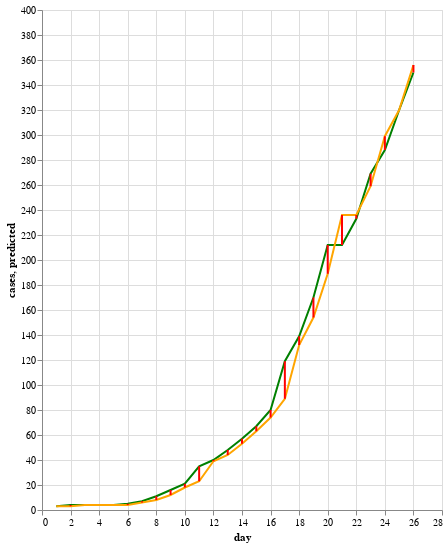

Notebook cell for this chart:
### Code cell
alt.Chart(paired).mark_line(color='green').encode(
    x='day',
    y='cases'
) + alt.Chart(paired).mark_line(color='orange').encode(
    x='day',
    y='predicted'
) + alt.Chart(paired).mark_bar(color='red', width=2).encode(
    x='day',
    y='cases',
    y2='predicted'
).properties(width=400, height=500)

### Figure 1 — Vega-Lite specification as saved in the notebook (floating-point values rounded to 4 significant figures)
{"config": {"view": {"continuousWidth": 400, "continuousHeight": 300}}, "layer": [{"mark": {"type": "line", "color": "green"}, "encoding": {"x": {"type": "quantitative", "field": "day"}, "y": {"type": "quantitative", "field": "cases"}}}, {"mark": {"type": "line", "color": "orange"}, "encoding": {"x": {"type": "quantitative", "field": "day"}, "y": {"type": "quantitative", "field": "predicted"}}}, {"mark": {"type": "bar", "color": "red", "width": 2}, "encoding": {"x": {"type": "quantitative", "field": "day"}, "y": {"type": "quantitative", "field": "cases"}, "y2": {"field": "predicted"}}, "height": 500, "width": 400}], "data": {"name": "data-9245c52685f9aea73cbf2324e086293f"}, "$schema": "https://vega.github.io/schema/vega-lite/v4.0.2.json", "datasets": {"data-9245c52685f9aea73cbf2324e086293f": [{"day": 1, "cases": 3, "factor": 0, "new": 0, "percent": 3.0, "predicted": 3, "errors": 0}, {"day": 2, "cases": 4, "factor": 0, "new": 0, "percent": 4.0, "predicted": 3, "errors": 1}, {"day": 3, "cases": 4, "factor": 0, "new": 0, "percent": 4.0, "predicted": 4, "errors": 0}, {"day": 4, "cases": 4, "factor": 0, "new": 0, "percent": 4.0, "predicted": 4, "errors": 0}, {"day": 5, "cases": 4, "factor": 0, "new": 0, "percent": 4.0, "predicted": 4, "errors": 0}, {"day": 6, "cases": 5, "factor": 0, "new": 0, "percent": 5.0, "predicted": 4, "errors": 1}, {"day": 7, "cases": 7, "factor": 0, "new": 0, "percent": 7.0, "predicted": 6, "errors": 1}, {"day": 8, "cases": 11, "factor": 0, "new": 0, "percent": 11.0, "predicted": 8, "errors": 3}, {"day": 9, "cases": 16, "factor": 0, "new": 0, "percent": 16.0, "predicted": 12, "errors": 4}, {"day": 10, "cases": 21, "factor": 0, "new": 0, "percent": 21.0, "predicted": 18, "errors": 3}, {"day": 11, "cases": 35, "factor": 0, "new": 0, "percent": 35.0, "predicted": 23, "errors": 12}, {"day": 12, "cases": 40, "factor": 518, "new": 518, "percent": 0.07707, "predicted": 39, "errors": 1}, {"day": 13, "cases": 48, "factor": 625, "new": 107, "percent": 0.07668, "predicted": 44, "errors": 4}, {"day": 14, "cases": 57, "factor": 738, "new": 113, "percent": 0.07713, "predicted": 53, "errors": 4}, {"day": 15, "cases": 67, "factor": 893, "new": 155, "percent": 0.07494, "predicted": 63, "errors": 4}, {"day": 16, "cases": 80, "factor": 1039, "new": 146, "percent": 0.07692, "predicted": 74, "errors": 6}, {"day": 17, "cases": 119, "factor": 1368, "new": 329, "percent": 0.08692, "predicted": 89, "errors": 30}, {"day": 18, "cases": 139, "factor": 1665, "new": 297, "percent": 0.08343, "predicted": 132, "errors": 7}, {"day": 19, "cases": 170, "factor": 2007, "new": 342, "percent": 0.08466, "predicted": 154, "errors": 16}, {"day": 20, "cases": 212, "factor": 2322, "new": 315, "percent": 0.09126, "predicted": 189, "errors": 23}, {"day": 21, "cases": 212, "factor": 2766, "new": 444, "percent": 0.07662, "predicted": 236, "errors": -24}, {"day": 22, "cases": 233, "factor": 3342, "new": 576, "percent": 0.0697, "predicted": 236, "errors": -3}, {"day": 23, "cases": 269, "factor": 4145, "new": 803, "percent": 0.06488, "predicted": 259, "errors": 10}, {"day": 24, "cases": 288, "factor": 5202, "new": 1057, "percent": 0.05535, "predicted": 299, "errors": -11}, {"day": 25, "cases": 320, "factor": 6403, "new": 1201, "percent": 0.04997, "predicted": 320, "errors": 0}, {"day": 26, "cases": 350, "factor": 7167, "new": 764, "percent": 0.04883, "predicted": 356, "errors": -6}]}}
